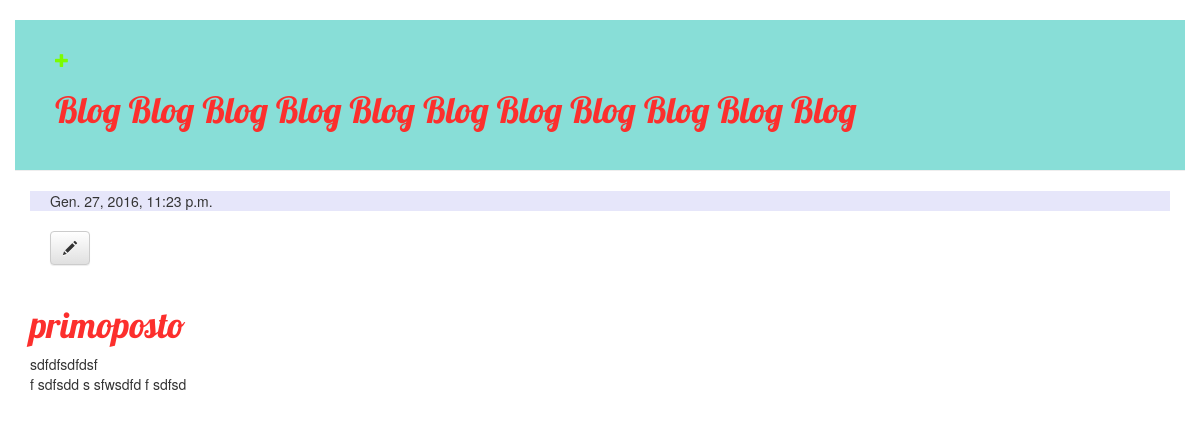
Screenshot of /post/11/ with the database file from the repository.
### blog/models.py (models this page shows, shortened)
class Post(models.Model):
    author = models.ForeignKey('auth.User')
    title = models.CharField(max_length=200, unique=True)
    text = models.TextField()
    created_date = models.DateTimeField(default=timezone.now)
    published_date = models.DateTimeField(blank=True, null=True)

### blog/views.py (the view)
# urls.py: url(r'^post/(?P<pk>[0-9]+)/$', views.post_detail, name='post_detail'),
def post_detail(request, pk):
    post = get_object_or_404(Post, pk=pk)
    return render(request, 'blog/post_detail.html', {'post' : post})

### blog/templates/blog/post_detail.html
{% extends 'blog/base.html' %}
{% block content %}
    <div class="post">
        {% if post.published_date %}
            <div class="date">
                {{ post.published_date }}
            </div>
        {% endif %}
        <a class="btn btn-default" href="{% url 'post_edit' pk=post.pk %}"><span class="glyphicon glyphicon-pencil"></span> </a>
        <h1>{{ post.title }}</h1>
        <p>{{ post.text|linebreaks }}</p>
    </div>
{% endblock %}

### blog/static/css/blog.css (style rules this page uses)
h1 { color: #fc2f2d; font-family: 'Lobster'; }
body { padding-left: 15px; padding-right: 15px; }
p { margin: auto; }
a { color: lawngreen; }
.date { #float: right; padding-right: 20px; padding-left: 20px; background-color: lavender; }
.btn { margin: 20px 20px 20px 20px; }

### rows the page displays
Post: published_date "Gen. 27, 2016, 11:23 p.m.", title "primoposto", text "sdfdfsdfdsf f sdfsdd s sfwsdfd f sdfsd"
